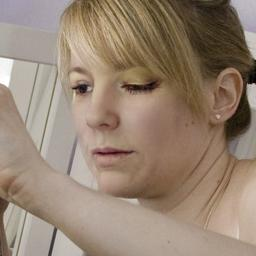
#> input picture dataset/fake/fake_0.jpg, 256 x 256 px
$ python -i integrity.py   (imports and definitions only)   (older library calls are emulated)
#> lines starting #> are read from the running program, lines starting #| are printed output that depends on the picture
import cv2
import numpy as np
from PIL import Image, ExifTags
from scipy.stats import entropy
import os

def integrity_report(image_path):
#> called with image_path = '../dataset/fake/fake_0.jpg'
    img = cv2.imread(image_path)
#> img is the input picture: shape (256, 256, 3); mean B, G, R 114.5, 131.9, 150.9
    if img is None:
        return {"Error": "Image could not be loaded."}

    gray = cv2.cvtColor(img, cv2.COLOR_BGR2GRAY)
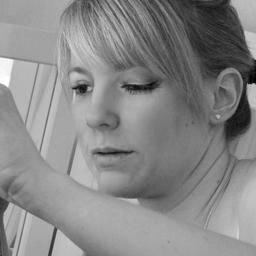
#> gray: shape (256, 256); min 1, max 255, mean 135.6
    h, w = gray.shape
#> h = 256; w = 256

    # -----------------------------
    # 1. Sharpness (Blur Detection)
    # -----------------------------
    sharpness = cv2.Laplacian(gray, cv2.CV_64F).var()
#> sharpness = 312.7
    sharpness_result = "Good" if sharpness > 150 else "Low (Possibly Blurry)"
#> sharpness_result = 'Good'

    # -----------------------------
    # 2. Noise Analysis
    # -----------------------------
    noise = np.var(gray)
#> noise = 1539.6
    noise_result = "Natural" if noise > 500 else "Artificial / Smoothed"
#> noise_result = 'Natural'

    # -----------------------------
    # 3. Resolution Check
    # -----------------------------
    resolution_result = f"{w} x {h}"
#> resolution_result = '256 x 256'

    # -----------------------------
    # 4. JPEG Compression Artifacts
    # -----------------------------
    dct = cv2.dct(np.float32(gray) / 255.0)
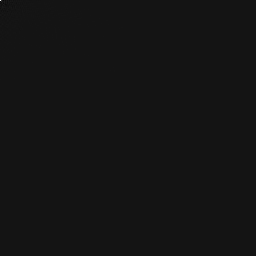
#> dct: shape (256, 256) float32; min -12.01, max 136.1, mean 0; drawn with min black and max white
    high_freq_energy = np.mean(np.abs(dct[10:, 10:]))
#> high_freq_energy = 0.0218
    compression_result = "High Compression Detected" if high_freq_energy < 0.01 else "Low Compression"
#> compression_result = 'Low Compression'

    # -----------------------------
    # 5. Color Channel Consistency
    # -----------------------------
    b, g, r = cv2.split(img)
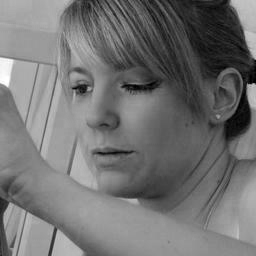
#> b: shape (256, 256); min 0, max 255, mean 114.5
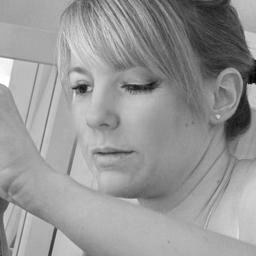
#> r: shape (256, 256); min 2, max 255, mean 150.9
    channel_diff = np.mean(np.abs(r - g)) + np.mean(np.abs(g - b))
#> channel_diff = 46.78
    color_result = "Normal" if channel_diff < 50 else "Unusual Channel Differences"
#> color_result = 'Normal'

    # -----------------------------
    # 6. Edge Density (Tampering Clue)
    # -----------------------------
    edges = cv2.Canny(gray, 100, 200)
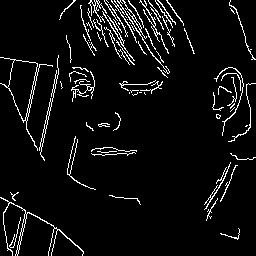
#> edges: shape (256, 256); 5.8% white in thin lines or dots
    edge_density = np.sum(edges) / (w * h)
#> edge_density = 14.7
    edge_result = "Normal" if 0.01 < edge_density < 0.15 else "Unusual Edge Distribution"
#> edge_result = 'Unusual Edge Distribution'

    # -----------------------------
    # 7. Histogram Uniformity
    # -----------------------------
    hist = cv2.calcHist([gray], [0], None, [256], [0, 256])
#> hist = 256 values, max 1617 at index 166, min 0 at index 0, mean 256
    hist_norm = hist / hist.sum()
#> hist_norm = 256 values, max 0.0247 at index 166, min 0 at index 0, mean 0.00391
    hist_entropy = entropy(hist_norm)
#> hist_entropy = [4.93]
    histogram_result = "Natural Distribution" if hist_entropy > 4.5 else "Flat / Edited Histogram"
#> histogram_result = 'Natural Distribution'

    # -----------------------------
    # 8. EXIF Metadata Check
    # -----------------------------
    try:
        image = Image.open(image_path)
        exif_data = image._getexif()
        if exif_data:
            exif_result = "Metadata Present"
        else:
            exif_result = "No Metadata (Possibly Stripped)"
    except:
        exif_result = "Metadata Not Available"

    # -----------------------------
    # 9. File Size vs Resolution
    # -----------------------------
    file_size_kb = os.path.getsize(image_path) / 1024
    pixels = w * h
#> pixels = 65536
    size_ratio = file_size_kb / pixels
#> size_ratio = 0.000137
    size_result = "Unusual Compression Ratio" if size_ratio < 0.0005 else "Normal"
#> size_result = 'Unusual Compression Ratio'

    return {
        "Sharpness": sharpness_result,
        "Noise Pattern": noise_result,
        "Resolution": resolution_result,
        "Compression Artifacts": compression_result,
        "Color Channel Consistency": color_result,
        "Edge Density": edge_result,
        "Histogram Entropy": histogram_result,
        "EXIF Metadata": exif_result,
        "File Size Analysis": size_result
    }

>>> result = integrity_report('../dataset/fake/fake_0.jpg')
#> result = 9 items

$ run again, on dataset/fake/fake_10.jpg
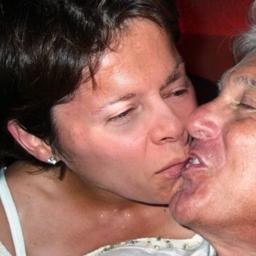
#> input picture dataset/fake/fake_10.jpg, 256 x 256 px
#> in integrity_report, img is the input picture: shape (256, 256, 3); mean B, G, R 88.8, 97.8, 142.1
#> sharpness = 261.8
#> sharpness_result = 'Good'
#> noise = 4212.5
#> noise_result = 'Natural'
#> high_freq_energy = 0.023
#> compression_result = 'Low Compression'
#> in integrity_report, `b, g, r = cv2.split(img)`:
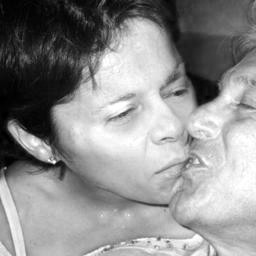
#> r: shape (256, 256); min 0, max 255, mean 142.1
#> channel_diff = 82.31
#> color_result = 'Unusual Channel Differences'
#> in integrity_report, `edges = cv2.Canny(gray, 100, 200)`:
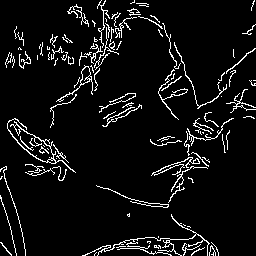
#> edges: shape (256, 256); 6.7% white in thin lines or dots
#> edge_density = 16.97
#> edge_result = 'Unusual Edge Distribution'
#> hist = 256 values, max 743 at index 9, min 0 at index 255, mean 256
#> hist_norm = 256 values, max 0.0113 at index 9, min 0 at index 255, mean 0.00391
#> hist_entropy = [5.31]
#> histogram_result = 'Natural Distribution'
#> result = 9 items

$ run again, on dataset/fake/fake_101.jpg
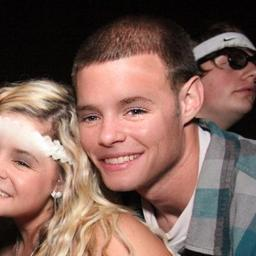
#> input picture dataset/fake/fake_101.jpg, 256 x 256 px
#> in integrity_report, img is the input picture: shape (256, 256, 3); mean B, G, R 90.1, 99.6, 129.8
#> sharpness = 484.8
#> sharpness_result = 'Good'
#> noise = 4917.9
#> noise_result = 'Natural'
#> high_freq_energy = 0.0315
#> compression_result = 'Low Compression'
#> in integrity_report, `b, g, r = cv2.split(img)`:
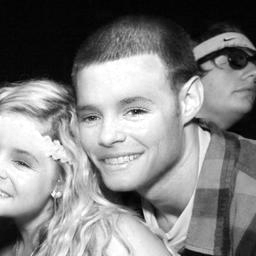
#> r: shape (256, 256); min 0, max 255, mean 129.8
#> channel_diff = 106.3
#> color_result = 'Unusual Channel Differences'
#> in integrity_report, `edges = cv2.Canny(gray, 100, 200)`:
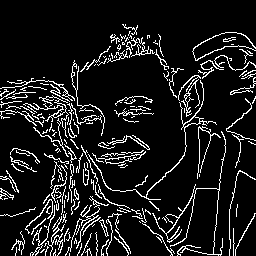
#> edges: shape (256, 256); 10.7% white in thin lines or dots
#> edge_density = 27.26
#> edge_result = 'Unusual Edge Distribution'
#> hist = 256 values, max 2798 at index 5, min 2 at index 255, mean 256
#> hist_norm = 256 values, max 0.0427 at index 5, min 3.05e-05 at index 255, mean 0.00391
#> hist_entropy = [5.22]
#> histogram_result = 'Natural Distribution'
#> result = 9 items

$ run again, on dataset/fake/fake_1011.jpg
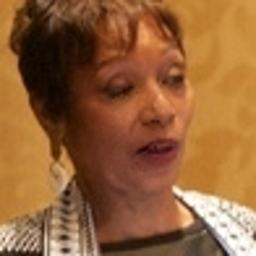
#> input picture dataset/fake/fake_1011.jpg, 256 x 256 px
#> in integrity_report, img is the input picture: shape (256, 256, 3); mean B, G, R 56.5, 97.3, 146.9
#> sharpness = 58.53
#> sharpness_result = 'Low (Possibly Blurry)'
#> noise = 2546.1
#> noise_result = 'Natural'
#> high_freq_energy = 0.0135
#> compression_result = 'Low Compression'
#> in integrity_report, `b, g, r = cv2.split(img)`:
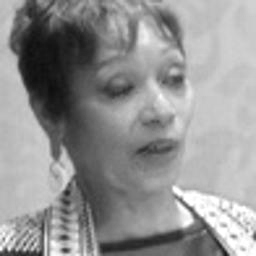
#> r: shape (256, 256); min 13, max 255, mean 146.9
#> channel_diff = 91.43
#> color_result = 'Unusual Channel Differences'
#> in integrity_report, `edges = cv2.Canny(gray, 100, 200)`:
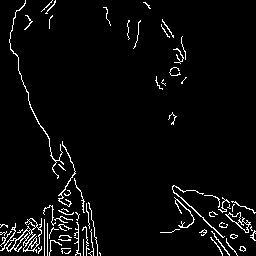
#> edges: shape (256, 256); 3.9% white in thin lines or dots
#> edge_density = 10.07
#> edge_result = 'Unusual Edge Distribution'
#> hist = 256 values, max 1230 at index 150, min 0 at index 0, mean 256
#> hist_norm = 256 values, max 0.0188 at index 150, min 0 at index 0, mean 0.00391
#> hist_entropy = [5.09]
#> histogram_result = 'Natural Distribution'
#> result = 9 items
